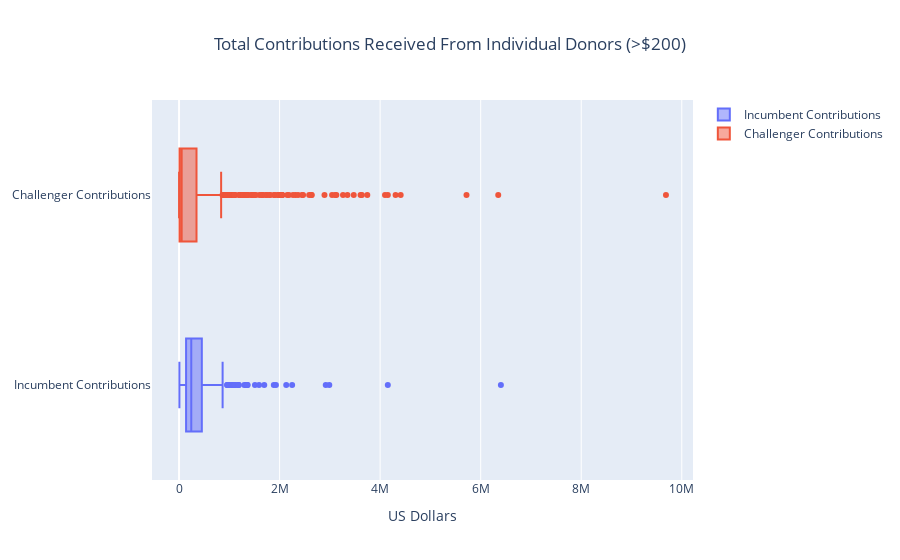

Notebook source saved alongside this figure:
### Code cell
fig = go.Figure()
fig.add_trace(go.Box(x=incumbent_donations_dol, name='Incumbent Contributions'))
fig.add_trace(go.Box(x=challenger_donations_dol, name='Challenger Contributions'))

fig.update_layout(title_text='Total Contributions Received From Individual Donors (>$200)',
                  title_x=0.5,
                  xaxis_title='US Dollars')

fig.show()

### Figure 1 — Plotly figure (JSON) as saved in the notebook; plotly's stock layout.template omitted (floating-point values rounded to 4 significant figures; data arrays with more than 128 entries replaced by an {"elided": "..."} marker saying what was removed)
{"data": [{"name": "Incumbent Contributions", "type": "box", "x": {"elided": "481 int values"}}, {"name": "Challenger Contributions", "type": "box", "x": {"elided": "699 int values"}}], "layout": {"autosize": true, "title": {"text": "Total Contributions Received From Individual Donors (>$200)", "x": 0.5}, "xaxis": {"autorange": true, "range": [-538100.0, 10220000.0], "title": {"text": "US Dollars"}, "type": "linear"}, "yaxis": {"autorange": true, "range": [-0.5, 1.5], "type": "category"}}}
